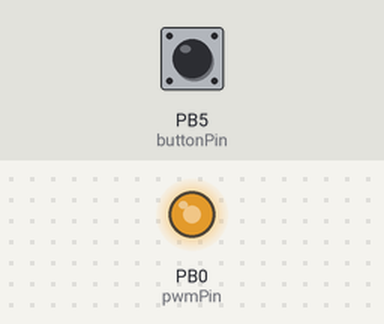
This sketch was run on a simulated ATtiny85, built with avr-gcc and run on an emulated ATtiny85. Parts: output pins drawn as LEDs (lit = HIGH). The test bench sets the inputs (shaded band); at power-on: PB5 (buttonPin) HIGH.

Above: at 1.2 s.
1.3 s: PB5 (buttonPin) pulled LOW for 0.15 s
At 2.2 s:
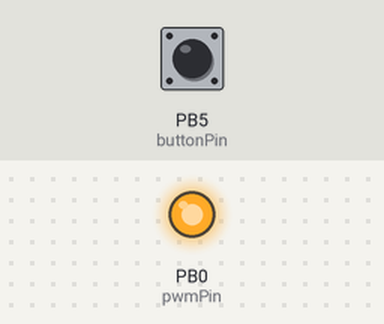
2.9 s: PB5 (buttonPin) pulled LOW for 1 s
At 4.7 s:
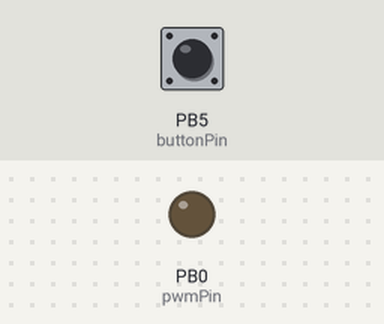
5.4 s: PB5 (buttonPin) pulled LOW for 0.15 s
At 6.6 s:
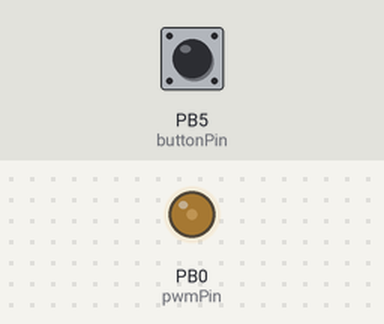
7.0 s: PB5 (buttonPin) pulled LOW for 3.2 s
At 10.7 s:
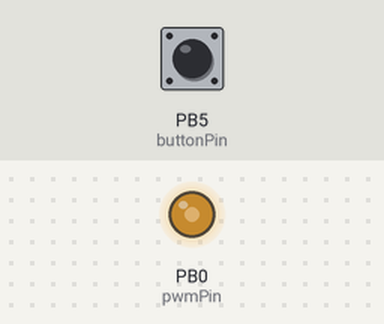
Timing chart, 0 to 12.2 s (numbered marks = the images above; inputs shaded):
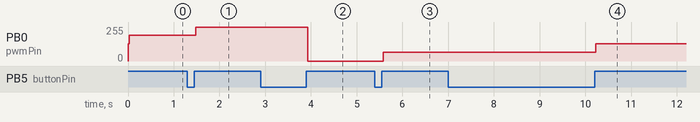

Measured:
- after the input at 1.3 s, PB0 (pwmPin): 192/255 → 255/255 after 0.18 s
- after the input at 2.9 s, PB0 (pwmPin): 255/255 → 0/255 after 1.0 s
- after the input at 5.4 s, PB0 (pwmPin): 0/255 → 64/255 after 0.18 s
- after the input at 7.0 s, PB0 (pwmPin): 64/255 → 128/255 after 3.2 s

The sketch:

Index_Fan_PWM.ino
```cpp
/*
 * Index Fan PWM
 * Step through PWM speeds with momentary pushbutton to control Noctua fan speed.
 * Digispark https://content.instructables.com/ORIG/F75/EOPS/JEST5ZTO/F75EOPSJEST5ZTO.jpg
 * https://digistump.com/wiki/digispark/tricks#how_to_increase_hardware_pwm_frequency
 * Noctua PWM white paper https://noctua.at/pub/media/wysiwyg/Noctua_PWM_specifications_white_paper.pdf
 */
#include <Arduino.h>

/* constants won't change. They're used here to set pin numbers: */
const int buttonPin = 5;              // the number of the pushbutton pin
const int pwmPin = 0;                 // the number of the PWM pin

/* the fan speeds you want to cycle through, in any order */
const uint8_t pwmSteps[] = { 0, 64, 128, 192, 255 };

/* variables */
static int speed = 2;                 // Default starting fan speed to 50%
static uint8_t buttonFilter = 0x55;   // Debounce filter

void setup() {                        // P0, P1, and P4 are capable of hardware PWM (analogWrite).
    pinMode(pwmPin, OUTPUT);          // 0 is P0, 1 is P1, 4 is P4 - unlike the analog inputs,
                                      // for analog (PWM) outputs the pin number matches the port number.
    pinMode(buttonPin, INPUT_PULLUP); // 5 is P5
    analogWrite(pwmPin,64);           // Set the PWM pin to 25%
}

/* Loop for button press to increment PWM speed */
void loop() {
  /* use 5ms sampling; this sets the debounce to ~35ms) */
  delay(5);

  /* read the state of the switch into a local variable and shift into debounce */
  buttonFilter = (buttonFilter << 1) | digitalRead(buttonPin);

  /* if we see a rising edge, the user has released the button */
  if(buttonFilter == 0x7F) {
      /* cycle through the available modes */
    speed = (speed + 1) % sizeof(pwmSteps);
  }

  analogWrite(pwmPin,pwmSteps[speed]);
}
```
